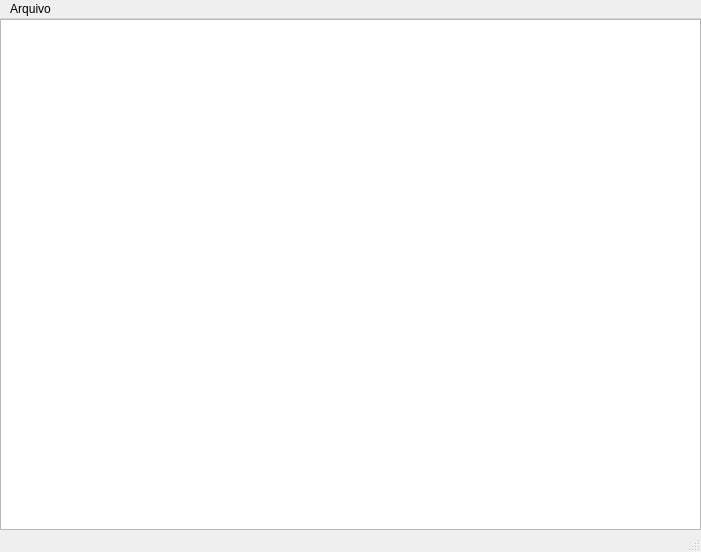
<?xml version="1.0" encoding="UTF-8"?>
<ui version="4.0">
 <class>MainWindow</class>
 <widget class="QMainWindow" name="MainWindow">
  <property name="geometry">
   <rect>
    <x>0</x>
    <y>0</y>
    <width>701</width>
    <height>552</height>
   </rect>
  </property>
  <property name="windowTitle">
   <string>MainWindow</string>
  </property>
  <widget class="QWidget" name="centralwidget">
   <widget class="QTextEdit" name="textEdit">
    <property name="geometry">
     <rect>
      <x>0</x>
      <y>0</y>
      <width>701</width>
      <height>511</height>
     </rect>
    </property>
   </widget>
  </widget>
  <widget class="QMenuBar" name="menubar">
   <property name="geometry">
    <rect>
     <x>0</x>
     <y>0</y>
     <width>701</width>
     <height>21</height>
    </rect>
   </property>
   <widget class="QMenu" name="menuArquivo">
    <property name="title">
     <string>Arquivo</string>
    </property>
    <addaction name="actionNovo"/>
    <addaction name="actionAbrir"/>
    <addaction name="actionSalvar"/>
    <addaction name="actionSair"/>
   </widget>
   <addaction name="menuArquivo"/>
  </widget>
  <widget class="QStatusBar" name="statusbar"/>
  <action name="actionNovo">
   <property name="text">
    <string>Novo</string>
   </property>
   <property name="shortcut">
    <string>Ctrl+N</string>
   </property>
  </action>
  <action name="actionAbrir">
   <property name="text">
    <string>Abrir</string>
   </property>
   <property name="shortcut">
    <string>Ctrl+O</string>
   </property>
  </action>
  <action name="actionSalvar">
   <property name="text">
    <string>Salvar</string>
   </property>
   <property name="shortcut">
    <string>Ctrl+S</string>
   </property>
  </action>
  <action name="actionSair">
   <property name="text">
    <string>Sair</string>
   </property>
   <property name="shortcut">
    <string>Esc</string>
   </property>
  </action>
 </widget>
 <resources/>
 <connections/>
</ui>
